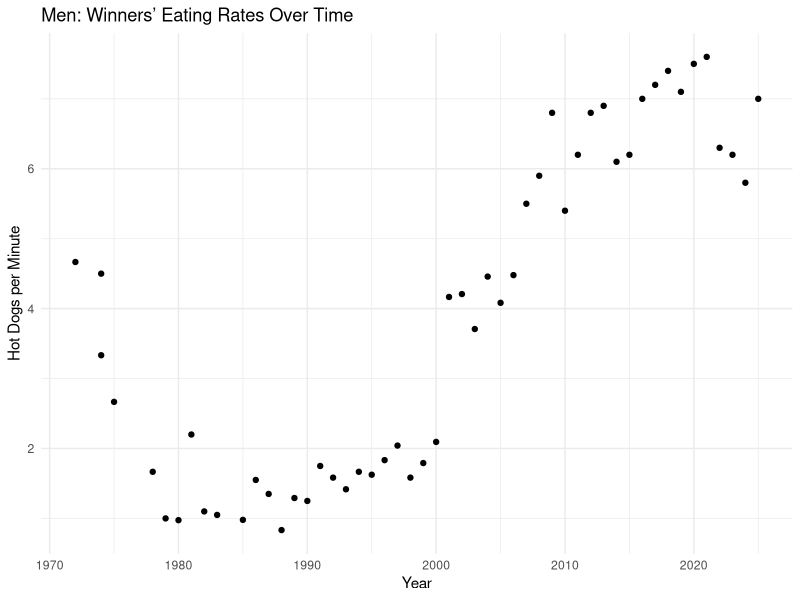
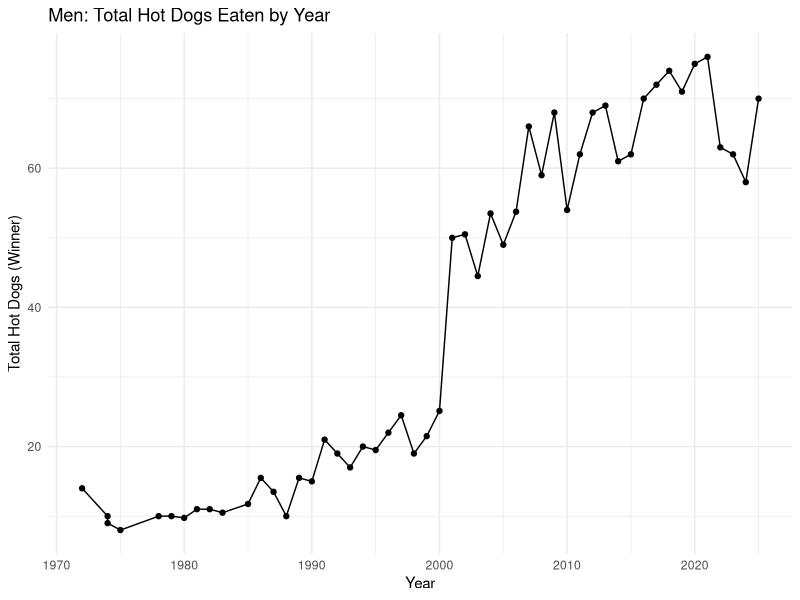
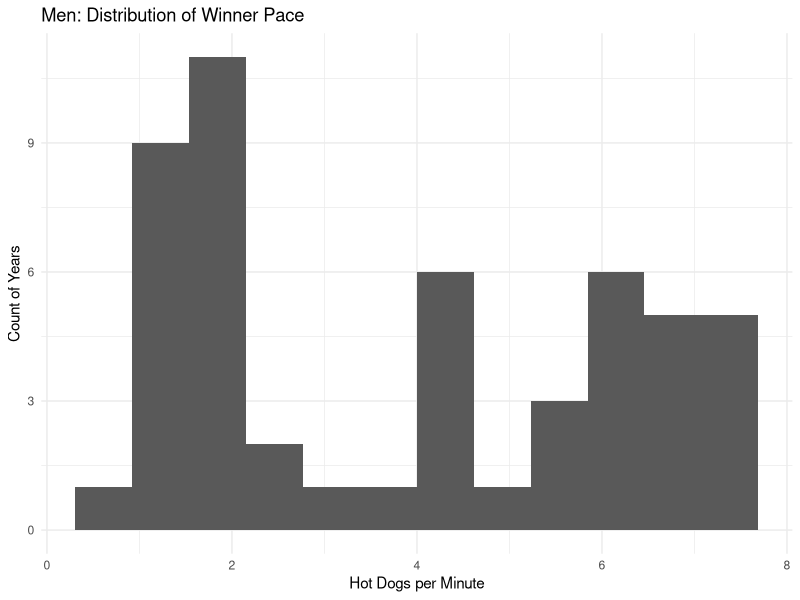
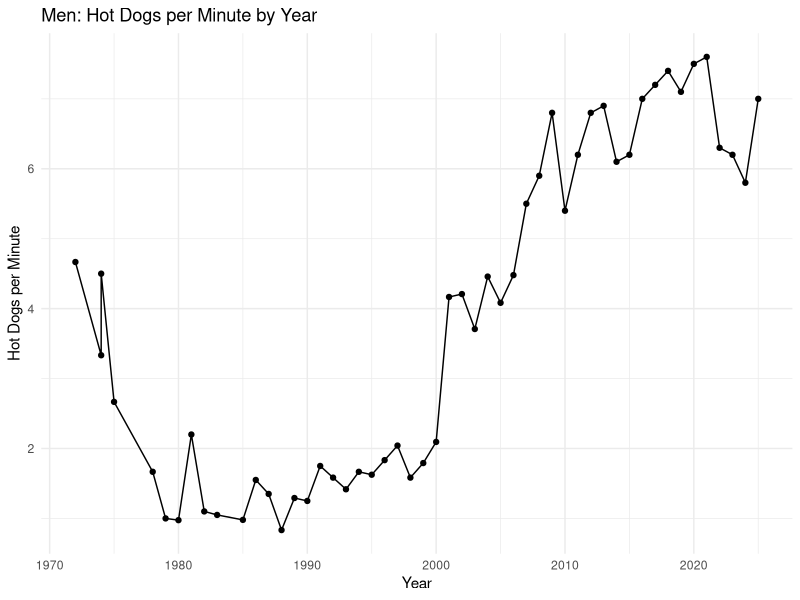
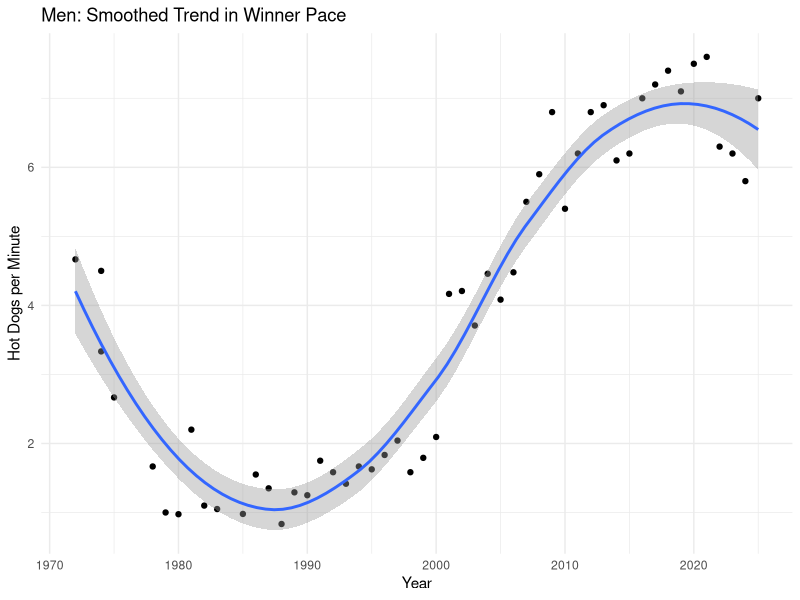
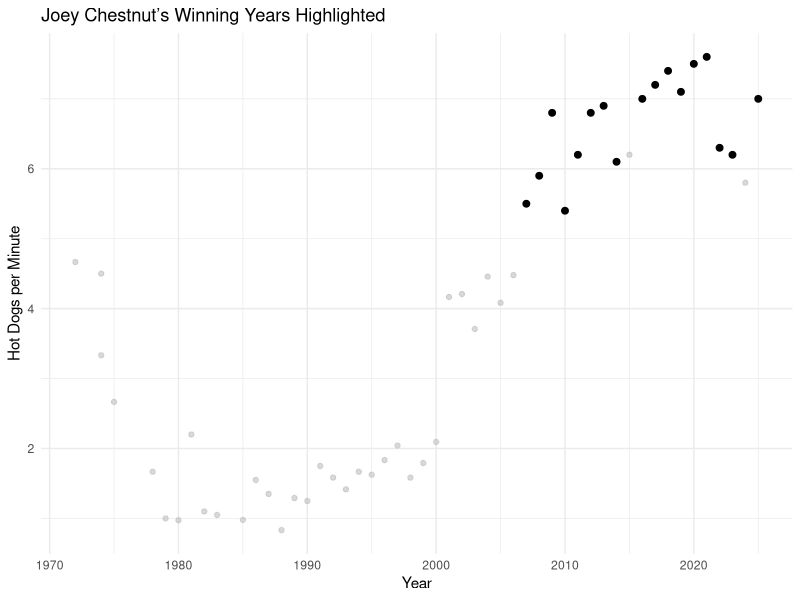

The R script that drew these images, in order:
## ---- chunk 1
'::::{.cr-section}
...
::::'
## ---- chunk 2
#| warning: false
':::{#cr-plotname}
<plot code>
:::'
## ---- chunk 3
#| label: setup
#| include: false

library(tidyverse)
library(readr)

hotdog_clean <- read_csv("hotdog_clean.csv")

hotdog_men <- hotdog_clean |> filter(Sex == 1)
hotdog_women <- hotdog_clean |> filter(Sex == 0)

hotdog_men <- hotdog_men |> mutate(Hotdogs_per_minute = Dogs / Time)
hotdog_women <- hotdog_women |> mutate(Hotdogs_per_minute = Dogs / Time)

men_max_year <- hotdog_men |> slice_max(Hotdogs_per_minute, n = 1) |> pull(Year)
## ---- chunk 4
#| label: anchor
#| echo: true
ggplot(hotdog_men, aes(x = Year, y = Hotdogs_per_minute)) +
  geom_point() +
  labs(title = "Men: Winners’ Eating Rates Over Time",
    x = "Year",
    y = "Hot Dogs per Minute") +
  theme_minimal()
## ---- chunk 5
#| label: totals
#| echo: true
ggplot(hotdog_men, aes(x = Year, y = Dogs)) +
  geom_line() +
  geom_point() +
  labs(
    title = "Men: Total Hot Dogs Eaten by Year",
    x = "Year",
    y = "Total Hot Dogs (Winner)") +
  theme_minimal()
## ---- chunk 6
#| label: hist
#| echo: true
ggplot(hotdog_men, aes(x = Hotdogs_per_minute)) +
  geom_histogram(bins = 12) +
  labs(
    title = "Men: Distribution of Winner Pace",
    x = "Hot Dogs per Minute",
    y = "Count of Years") +
  theme_minimal()
## ---- chunk 7
#| label: rate_time
#| echo: true
ggplot(hotdog_men, aes(x = Year, y = Hotdogs_per_minute)) +
  geom_line() +
  geom_point() +
  labs(
    title = "Men: Hot Dogs per Minute by Year",
    x = "Year",
    y = "Hot Dogs per Minute") +
  theme_minimal()
## ---- chunk 8
#| label: smooth
#| echo: true
ggplot(hotdog_men, aes(x = Year, y = Hotdogs_per_minute)) +
  geom_point() +
  geom_smooth() +
  labs(
    title = "Men: Smoothed Trend in Winner Pace",
    x = "Year",
    y = "Hot Dogs per Minute") +
  theme_minimal()
## ---- chunk 9
#| label: joey
#| echo: true
if ("Winner" %in% names(hotdog_men)) {

  joey_wins <- hotdog_men |> filter(Winner == "Joey Chestnut")

  ggplot(hotdog_men, aes(x = Year, y = Hotdogs_per_minute)) +
    geom_point(alpha = 0.6, color = "grey") +
    geom_point(data = joey_wins, size = 2, color = "black") +
    labs(
      title = "Joey Chestnut’s Winning Years Highlighted",
      x = "Year",
      y = "Hot Dogs per Minute"
    ) +
    theme_minimal()

} else {

  ggplot(hotdog_men, aes(x = Year, y = Hotdogs_per_minute)) +
    geom_point() +
    labs(
      title = "Joey highlight requires a Winner column",
      x = "Year",
      y = "Hot Dogs per Minute"
    ) +
    theme_minimal()

}
